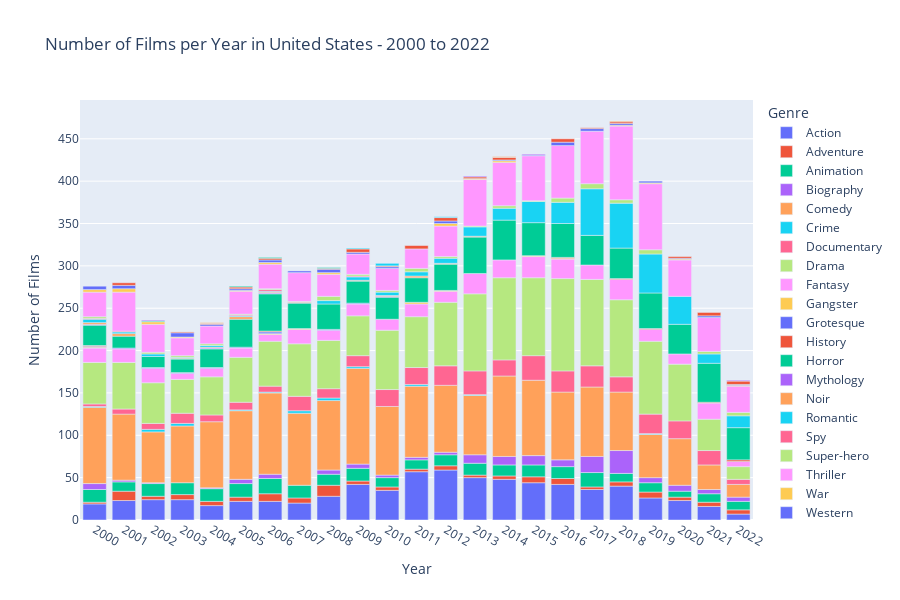

Write notebook code for a chart like this one.
### Code cell
# Focus on the years 2000-2022
filtered_df = film_df[(film_df['year'] >= 2000) & (film_df['year'] <= 2022)]
film_count = filtered_df.groupby(['year', 'country', 'genre']).size().reset_index(name='count')
top_country = film_count.groupby('country')['count'].sum().idxmax()
film_count_top_country = film_count[(film_count['country'] == top_country)]

fig = px.bar(film_count_top_country, x='year', y='count', color='genre', labels={'count': 'Number of Films'},
 title=f'Number of Films per Year in {top_country} - 2000 to 2022')
fig.update_layout( xaxis_title='Year', yaxis_title='Number of Films', xaxis=dict(type='category'),  # Use categorical x-axis for years
 showlegend=True, legend_title='Genre', height=600)
fig.show()

### Figure 1 — Plotly figure (JSON) as saved in the notebook; plotly's stock layout.template omitted (floating-point values rounded to 4 significant figures)
{"data": [{"alignmentgroup": "True", "hovertemplate": "genre=Action<br>year=%{x}<br>Number of Films=%{y}<extra></extra>", "legendgroup": "Action", "marker": {"color": "#636efa", "pattern": {"shape": ""}}, "name": "Action", "offsetgroup": "Action", "orientation": "v", "showlegend": true, "textposition": "auto", "type": "bar", "x": [2000, 2001, 2002, 2003, 2004, 2005, 2006, 2007, 2008, 2009, 2010, 2011, 2012, 2013, 2014, 2015, 2016, 2017, 2018, 2019, 2020, 2021, 2022], "xaxis": "x", "y": [19, 23, 24, 24, 17, 22, 22, 20, 28, 42, 35, 57, 59, 50, 48, 44, 42, 36, 40, 26, 23, 16, 7], "yaxis": "y"}, {"alignmentgroup": "True", "hovertemplate": "genre=Adventure<br>year=%{x}<br>Number of Films=%{y}<extra></extra>", "legendgroup": "Adventure", "marker": {"color": "#EF553B", "pattern": {"shape": ""}}, "name": "Adventure", "offsetgroup": "Adventure", "orientation": "v", "showlegend": true, "textposition": "auto", "type": "bar", "x": [2000, 2001, 2002, 2003, 2004, 2005, 2006, 2007, 2008, 2009, 2010, 2011, 2012, 2013, 2014, 2015, 2016, 2017, 2018, 2019, 2020, 2021, 2022], "xaxis": "x", "y": [2, 11, 4, 6, 5, 5, 9, 6, 13, 4, 4, 3, 5, 3, 4, 7, 7, 3, 5, 7, 4, 5, 5], "yaxis": "y"}, {"alignmentgroup": "True", "hovertemplate": "genre=Animation<br>year=%{x}<br>Number of Films=%{y}<extra></extra>", "legendgroup": "Animation", "marker": {"color": "#00cc96", "pattern": {"shape": ""}}, "name": "Animation", "offsetgroup": "Animation", "orientation": "v", "showlegend": true, "textposition": "auto", "type": "bar", "x": [2000, 2001, 2002, 2003, 2004, 2005, 2006, 2007, 2008, 2009, 2010, 2011, 2012, 2013, 2014, 2015, 2016, 2017, 2018, 2019, 2020, 2021, 2022], "xaxis": "x", "y": [15, 11, 15, 14, 15, 16, 18, 15, 13, 15, 11, 11, 13, 14, 13, 14, 14, 17, 10, 11, 7, 10, 10], "yaxis": "y"}, {"alignmentgroup": "True", "hovertemplate": "genre=Biography<br>year=%{x}<br>Number of Films=%{y}<extra></extra>", "legendgroup": "Biography", "marker": {"color": "#ab63fa", "pattern": {"shape": ""}}, "name": "Biography", "offsetgroup": "Biography", "orientation": "v", "showlegend": true, "textposition": "auto", "type": "bar", "x": [2000, 2001, 2002, 2004, 2005, 2006, 2008, 2009, 2010, 2011, 2012, 2013, 2014, 2015, 2016, 2017, 2018, 2019, 2020, 2021, 2022], "xaxis": "x", "y": [7, 2, 1, 1, 5, 5, 5, 5, 3, 3, 3, 10, 10, 11, 8, 19, 27, 6, 7, 5, 5], "yaxis": "y"}, {"alignmentgroup": "True", "hovertemplate": "genre=Comedy<br>year=%{x}<br>Number of Films=%{y}<extra></extra>", "legendgroup": "Comedy", "marker": {"color": "#FFA15A", "pattern": {"shape": ""}}, "name": "Comedy", "offsetgroup": "Comedy", "orientation": "v", "showlegend": true, "textposition": "auto", "type": "bar", "x": [2000, 2001, 2002, 2003, 2004, 2005, 2006, 2007, 2008, 2009, 2010, 2011, 2012, 2013, 2014, 2015, 2016, 2017, 2018, 2019, 2020, 2021, 2022], "xaxis": "x", "y": [90, 78, 60, 67, 78, 81, 96, 85, 82, 113, 81, 84, 79, 70, 95, 89, 80, 82, 69, 51, 55, 29, 15], "yaxis": "y"}, {"alignmentgroup": "True", "hovertemplate": "genre=Crime<br>year=%{x}<br>Number of Films=%{y}<extra></extra>", "legendgroup": "Crime", "marker": {"color": "#19d3f3", "pattern": {"shape": ""}}, "name": "Crime", "offsetgroup": "Crime", "orientation": "v", "showlegend": true, "textposition": "auto", "type": "bar", "x": [2000, 2002, 2003, 2005, 2006, 2007, 2008, 2009, 2011, 2013, 2019], "xaxis": "x", "y": [1, 3, 3, 1, 1, 3, 3, 2, 2, 1, 1], "yaxis": "y"}, {"alignmentgroup": "True", "hovertemplate": "genre=Documentary<br>year=%{x}<br>Number of Films=%{y}<extra></extra>", "legendgroup": "Documentary", "marker": {"color": "#FF6692", "pattern": {"shape": ""}}, "name": "Documentary", "offsetgroup": "Documentary", "orientation": "v", "showlegend": true, "textposition": "auto", "type": "bar", "x": [2000, 2001, 2002, 2003, 2004, 2005, 2006, 2007, 2008, 2009, 2010, 2011, 2012, 2013, 2014, 2015, 2016, 2017, 2018, 2019, 2020, 2021, 2022], "xaxis": "x", "y": [3, 6, 7, 12, 8, 9, 7, 17, 11, 13, 20, 20, 23, 28, 19, 29, 25, 25, 18, 23, 21, 17, 6], "yaxis": "y"}, {"alignmentgroup": "True", "hovertemplate": "genre=Drama<br>year=%{x}<br>Number of Films=%{y}<extra></extra>", "legendgroup": "Drama", "marker": {"color": "#B6E880", "pattern": {"shape": ""}}, "name": "Drama", "offsetgroup": "Drama", "orientation": "v", "showlegend": true, "textposition": "auto", "type": "bar", "x": [2000, 2001, 2002, 2003, 2004, 2005, 2006, 2007, 2008, 2009, 2010, 2011, 2012, 2013, 2014, 2015, 2016, 2017, 2018, 2019, 2020, 2021, 2022], "xaxis": "x", "y": [49, 55, 48, 40, 45, 53, 53, 62, 57, 47, 70, 60, 75, 91, 97, 92, 109, 102, 91, 86, 67, 37, 15], "yaxis": "y"}, {"alignmentgroup": "True", "hovertemplate": "genre=Fantasy<br>year=%{x}<br>Number of Films=%{y}<extra></extra>", "legendgroup": "Fantasy", "marker": {"color": "#FF97FF", "pattern": {"shape": ""}}, "name": "Fantasy", "offsetgroup": "Fantasy", "orientation": "v", "showlegend": true, "textposition": "auto", "type": "bar", "x": [2000, 2001, 2002, 2003, 2004, 2005, 2006, 2007, 2008, 2009, 2010, 2011, 2012, 2013, 2014, 2015, 2016, 2017, 2018, 2019, 2020, 2021, 2022], "xaxis": "x", "y": [17, 16, 17, 7, 10, 11, 8, 17, 12, 14, 13, 15, 13, 24, 21, 25, 23, 17, 24, 14, 12, 19, 6], "yaxis": "y"}, {"alignmentgroup": "True", "hovertemplate": "genre=Gangster<br>year=%{x}<br>Number of Films=%{y}<extra></extra>", "legendgroup": "Gangster", "marker": {"color": "#FECB52", "pattern": {"shape": ""}}, "name": "Gangster", "offsetgroup": "Gangster", "orientation": "v", "showlegend": true, "textposition": "auto", "type": "bar", "x": [2000, 2006, 2007, 2011, 2012, 2015, 2016], "xaxis": "x", "y": [1, 1, 1, 2, 1, 1, 1], "yaxis": "y"}, {"alignmentgroup": "True", "hovertemplate": "genre=Grotesque<br>year=%{x}<br>Number of Films=%{y}<extra></extra>", "legendgroup": "Grotesque", "marker": {"color": "#636efa", "pattern": {"shape": ""}}, "name": "Grotesque", "offsetgroup": "Grotesque", "orientation": "v", "showlegend": true, "textposition": "auto", "type": "bar", "x": [2000, 2001, 2002, 2003, 2004, 2005, 2006, 2008, 2009], "xaxis": "x", "y": [1, 1, 1, 1, 1, 1, 2, 1, 1], "yaxis": "y"}, {"alignmentgroup": "True", "hovertemplate": "genre=History<br>year=%{x}<br>Number of Films=%{y}<extra></extra>", "legendgroup": "History", "marker": {"color": "#EF553B", "pattern": {"shape": ""}}, "name": "History", "offsetgroup": "History", "orientation": "v", "showlegend": true, "textposition": "auto", "type": "bar", "x": [2000, 2006, 2016, 2018, 2019, 2021, 2022], "xaxis": "x", "y": [1, 1, 1, 1, 1, 1, 2], "yaxis": "y"}, {"alignmentgroup": "True", "hovertemplate": "genre=Horror<br>year=%{x}<br>Number of Films=%{y}<extra></extra>", "legendgroup": "Horror", "marker": {"color": "#00cc96", "pattern": {"shape": ""}}, "name": "Horror", "offsetgroup": "Horror", "orientation": "v", "showlegend": true, "textposition": "auto", "type": "bar", "x": [2000, 2001, 2002, 2003, 2004, 2005, 2006, 2007, 2008, 2009, 2010, 2011, 2012, 2013, 2014, 2015, 2016, 2017, 2018, 2019, 2020, 2021, 2022], "xaxis": "x", "y": [24, 14, 13, 16, 22, 33, 44, 30, 30, 26, 26, 29, 31, 43, 47, 39, 40, 35, 36, 42, 35, 46, 38], "yaxis": "y"}, {"alignmentgroup": "True", "hovertemplate": "genre=Mythology<br>year=%{x}<br>Number of Films=%{y}<extra></extra>", "legendgroup": "Mythology", "marker": {"color": "#ab63fa", "pattern": {"shape": ""}}, "name": "Mythology", "offsetgroup": "Mythology", "orientation": "v", "showlegend": true, "textposition": "auto", "type": "bar", "x": [2000, 2004, 2006, 2010], "xaxis": "x", "y": [1, 1, 1, 1], "yaxis": "y"}, {"alignmentgroup": "True", "hovertemplate": "genre=Noir<br>year=%{x}<br>Number of Films=%{y}<extra></extra>", "legendgroup": "Noir", "marker": {"color": "#FFA15A", "pattern": {"shape": ""}}, "name": "Noir", "offsetgroup": "Noir", "orientation": "v", "showlegend": true, "textposition": "auto", "type": "bar", "x": [2000, 2001, 2003, 2004, 2005, 2006, 2009, 2010, 2011, 2012, 2013], "xaxis": "x", "y": [2, 3, 1, 1, 3, 1, 1, 1, 2, 1, 1], "yaxis": "y"}, {"alignmentgroup": "True", "hovertemplate": "genre=Romantic<br>year=%{x}<br>Number of Films=%{y}<extra></extra>", "legendgroup": "Romantic", "marker": {"color": "#19d3f3", "pattern": {"shape": ""}}, "name": "Romantic", "offsetgroup": "Romantic", "orientation": "v", "showlegend": true, "textposition": "auto", "type": "bar", "x": [2000, 2001, 2002, 2003, 2004, 2005, 2006, 2008, 2009, 2010, 2011, 2012, 2013, 2014, 2015, 2016, 2017, 2018, 2019, 2020, 2021, 2022], "xaxis": "x", "y": [4, 2, 3, 1, 2, 1, 1, 4, 4, 4, 5, 6, 11, 14, 25, 25, 55, 53, 46, 33, 11, 14], "yaxis": "y"}, {"alignmentgroup": "True", "hovertemplate": "genre=Spy<br>year=%{x}<br>Number of Films=%{y}<extra></extra>", "legendgroup": "Spy", "marker": {"color": "#FF6692", "pattern": {"shape": ""}}, "name": "Spy", "offsetgroup": "Spy", "orientation": "v", "showlegend": true, "textposition": "auto", "type": "bar", "x": [2000, 2001, 2005, 2006, 2007, 2009], "xaxis": "x", "y": [1, 1, 1, 2, 1, 1], "yaxis": "y"}, {"alignmentgroup": "True", "hovertemplate": "genre=Super-hero<br>year=%{x}<br>Number of Films=%{y}<extra></extra>", "legendgroup": "Super-hero", "marker": {"color": "#B6E880", "pattern": {"shape": ""}}, "name": "Super-hero", "offsetgroup": "Super-hero", "orientation": "v", "showlegend": true, "textposition": "auto", "type": "bar", "x": [2000, 2002, 2003, 2004, 2005, 2006, 2007, 2008, 2009, 2010, 2011, 2012, 2013, 2014, 2015, 2016, 2017, 2018, 2019, 2021, 2022], "xaxis": "x", "y": [2, 2, 2, 2, 1, 1, 1, 5, 2, 2, 4, 2, 1, 3, 1, 5, 6, 4, 5, 3, 4], "yaxis": "y"}, {"alignmentgroup": "True", "hovertemplate": "genre=Thriller<br>year=%{x}<br>Number of Films=%{y}<extra></extra>", "legendgroup": "Thriller", "marker": {"color": "#FF97FF", "pattern": {"shape": ""}}, "name": "Thriller", "offsetgroup": "Thriller", "orientation": "v", "showlegend": true, "textposition": "auto", "type": "bar", "x": [2000, 2001, 2002, 2003, 2004, 2005, 2006, 2007, 2008, 2009, 2010, 2011, 2012, 2013, 2014, 2015, 2016, 2017, 2018, 2019, 2020, 2021, 2022], "xaxis": "x", "y": [29, 46, 33, 21, 21, 27, 29, 34, 26, 24, 26, 23, 36, 55, 51, 53, 62, 62, 87, 78, 43, 40, 31], "yaxis": "y"}, {"alignmentgroup": "True", "hovertemplate": "genre=War<br>year=%{x}<br>Number of Films=%{y}<extra></extra>", "legendgroup": "War", "marker": {"color": "#FECB52", "pattern": {"shape": ""}}, "name": "War", "offsetgroup": "War", "orientation": "v", "showlegend": true, "textposition": "auto", "type": "bar", "x": [2000, 2001, 2002, 2003, 2005, 2006, 2008, 2012, 2013, 2014, 2018, 2019, 2020, 2022], "xaxis": "x", "y": [3, 4, 3, 1, 1, 2, 2, 3, 1, 2, 1, 1, 1, 1], "yaxis": "y"}, {"alignmentgroup": "True", "hovertemplate": "genre=Western<br>year=%{x}<br>Number of Films=%{y}<extra></extra>", "legendgroup": "Western", "marker": {"color": "#636efa", "pattern": {"shape": ""}}, "name": "Western", "offsetgroup": "Western", "orientation": "v", "showlegend": true, "textposition": "auto", "type": "bar", "x": [2000, 2001, 2003, 2004, 2005, 2006, 2007, 2008, 2009, 2010, 2012, 2014, 2015, 2016, 2017, 2018, 2019, 2020, 2021, 2022], "xaxis": "x", "y": [4, 4, 5, 2, 2, 3, 2, 4, 2, 2, 3, 1, 1, 4, 3, 2, 2, 1, 2, 1], "yaxis": "y"}, {"alignmentgroup": "True", "hovertemplate": "genre=Musical<br>year=%{x}<br>Number of Films=%{y}<extra></extra>", "legendgroup": "Musical", "marker": {"color": "#EF553B", "pattern": {"shape": ""}}, "name": "Musical", "offsetgroup": "Musical", "orientation": "v", "showlegend": true, "textposition": "auto", "type": "bar", "x": [2001, 2003, 2004, 2005, 2006, 2008, 2009, 2010, 2011, 2012, 2013, 2014, 2016, 2017, 2018, 2020, 2021, 2022], "xaxis": "x", "y": [3, 1, 1, 2, 2, 1, 4, 1, 4, 4, 2, 3, 4, 1, 2, 2, 4, 4], "yaxis": "y"}, {"alignmentgroup": "True", "hovertemplate": "genre=Mélo<br>year=%{x}<br>Number of Films=%{y}<extra></extra>", "legendgroup": "Mélo", "marker": {"color": "#00cc96", "pattern": {"shape": ""}}, "name": "Mélo", "offsetgroup": "Mélo", "orientation": "v", "showlegend": true, "textposition": "auto", "type": "bar", "x": [2002, 2005, 2006, 2008], "xaxis": "x", "y": [1, 1, 1, 1], "yaxis": "y"}, {"alignmentgroup": "True", "hovertemplate": "genre=Sperimental<br>year=%{x}<br>Number of Films=%{y}<extra></extra>", "legendgroup": "Sperimental", "marker": {"color": "#ab63fa", "pattern": {"shape": ""}}, "name": "Sperimental", "offsetgroup": "Sperimental", "orientation": "v", "showlegend": true, "textposition": "auto", "type": "bar", "x": [2002, 2013, 2015, 2022], "xaxis": "x", "y": [1, 1, 1, 1], "yaxis": "y"}, {"alignmentgroup": "True", "hovertemplate": "genre=Biblical<br>year=%{x}<br>Number of Films=%{y}<extra></extra>", "legendgroup": "Biblical", "marker": {"color": "#FFA15A", "pattern": {"shape": ""}}, "name": "Biblical", "offsetgroup": "Biblical", "orientation": "v", "showlegend": true, "textposition": "auto", "type": "bar", "x": [2004, 2014, 2018], "xaxis": "x", "y": [1, 1, 1], "yaxis": "y"}, {"alignmentgroup": "True", "hovertemplate": "genre=Sport<br>year=%{x}<br>Number of Films=%{y}<extra></extra>", "legendgroup": "Sport", "marker": {"color": "#19d3f3", "pattern": {"shape": ""}}, "name": "Sport", "offsetgroup": "Sport", "orientation": "v", "showlegend": true, "textposition": "auto", "type": "bar", "x": [2009, 2010, 2012], "xaxis": "x", "y": [1, 3, 1], "yaxis": "y"}], "layout": {"barmode": "relative", "height": 600, "legend": {"title": {"text": "Genre"}, "tracegroupgap": 0}, "showlegend": true, "title": {"text": "Number of Films per Year in United States - 2000 to 2022"}, "xaxis": {"anchor": "y", "domain": [0, 1], "title": {"text": "Year"}, "type": "category"}, "yaxis": {"anchor": "x", "domain": [0, 1], "title": {"text": "Number of Films"}}}}
